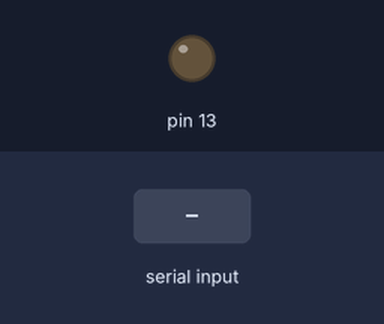
A sketch run on a simulated Arduino Uno, built with avr-gcc and run on an emulated ATmega328P. On the bench: output pins drawn as LEDs (lit = HIGH). The test bench sets the inputs (shaded band).

Above: at 1.2 s.
1.3 s: "1" received over Serial
At 2.3 s:
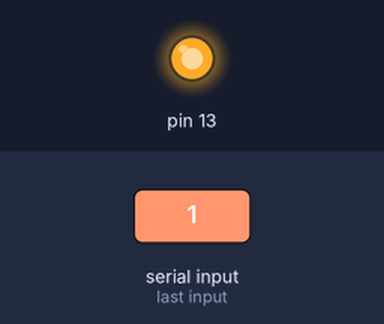
2.8 s: "A" received over Serial
At 3.5 s:
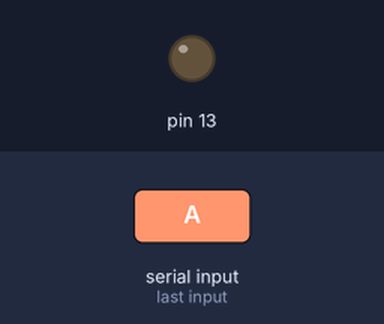
4.3 s: "0" received over Serial
At 4.6 s:
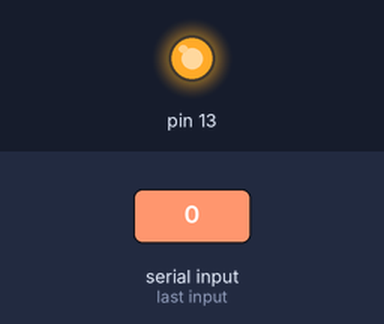
Timing chart, 0 to 7.3 s (numbered marks = the images above; inputs shaded):
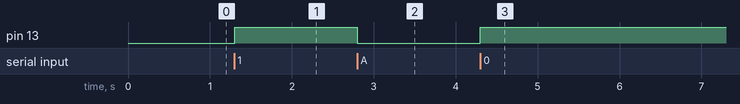

Measured:
- after the input at 1.3 s, pin 13: LOW → HIGH at once
- after the input at 2.8 s, pin 13: HIGH → LOW at once
- after the input at 4.3 s, pin 13: LOW → HIGH at once

The sketch:

serial.ino
```cpp
void setup()
{
  pinMode(13, OUTPUT);
  Serial.begin(9600);
}

void loop() {
    if (Serial.available() > 0) {
        int b = Serial.read();
        if (b == 65) {
            digitalWrite(13, LOW);
        } else {
            digitalWrite(13, HIGH);
        }
    }
}
```
